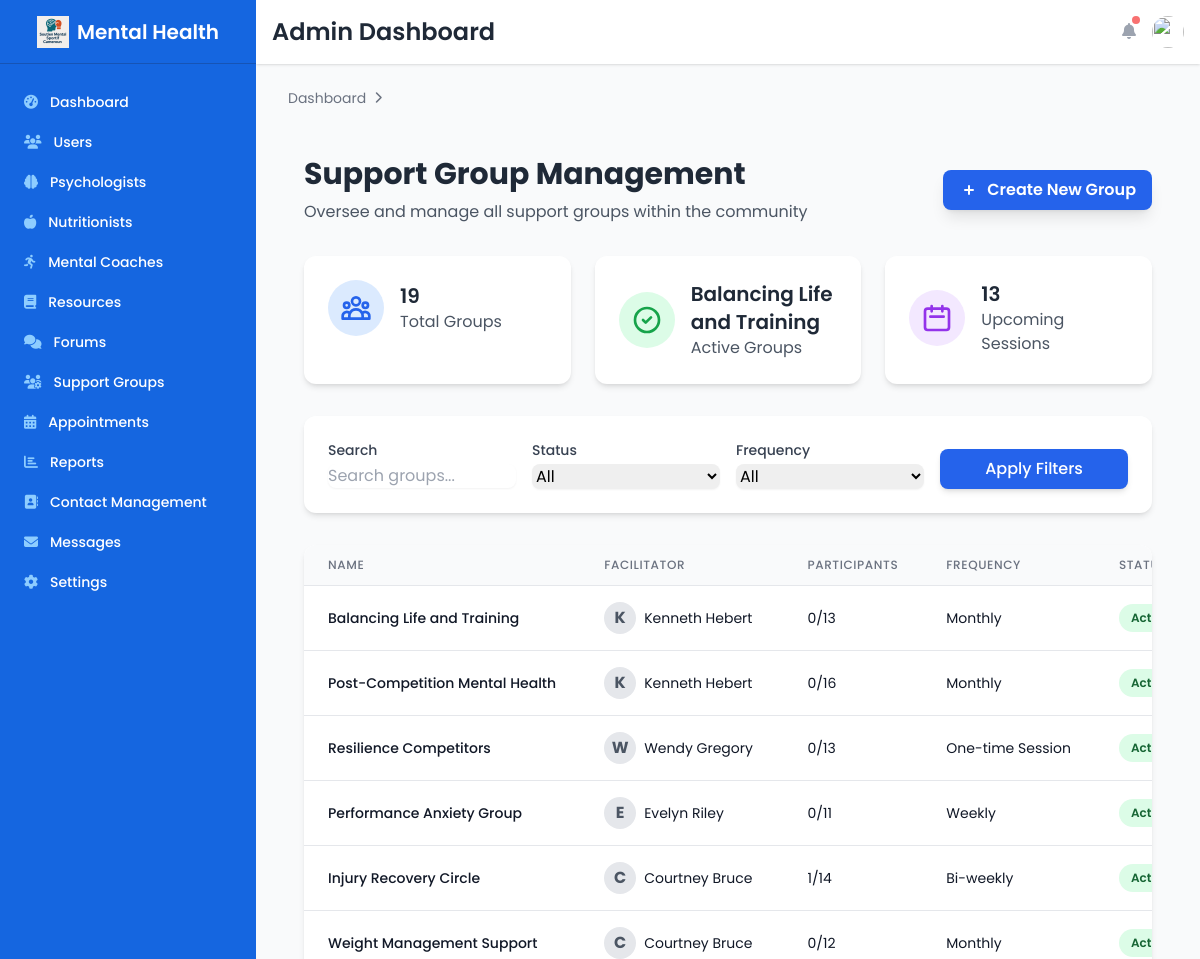
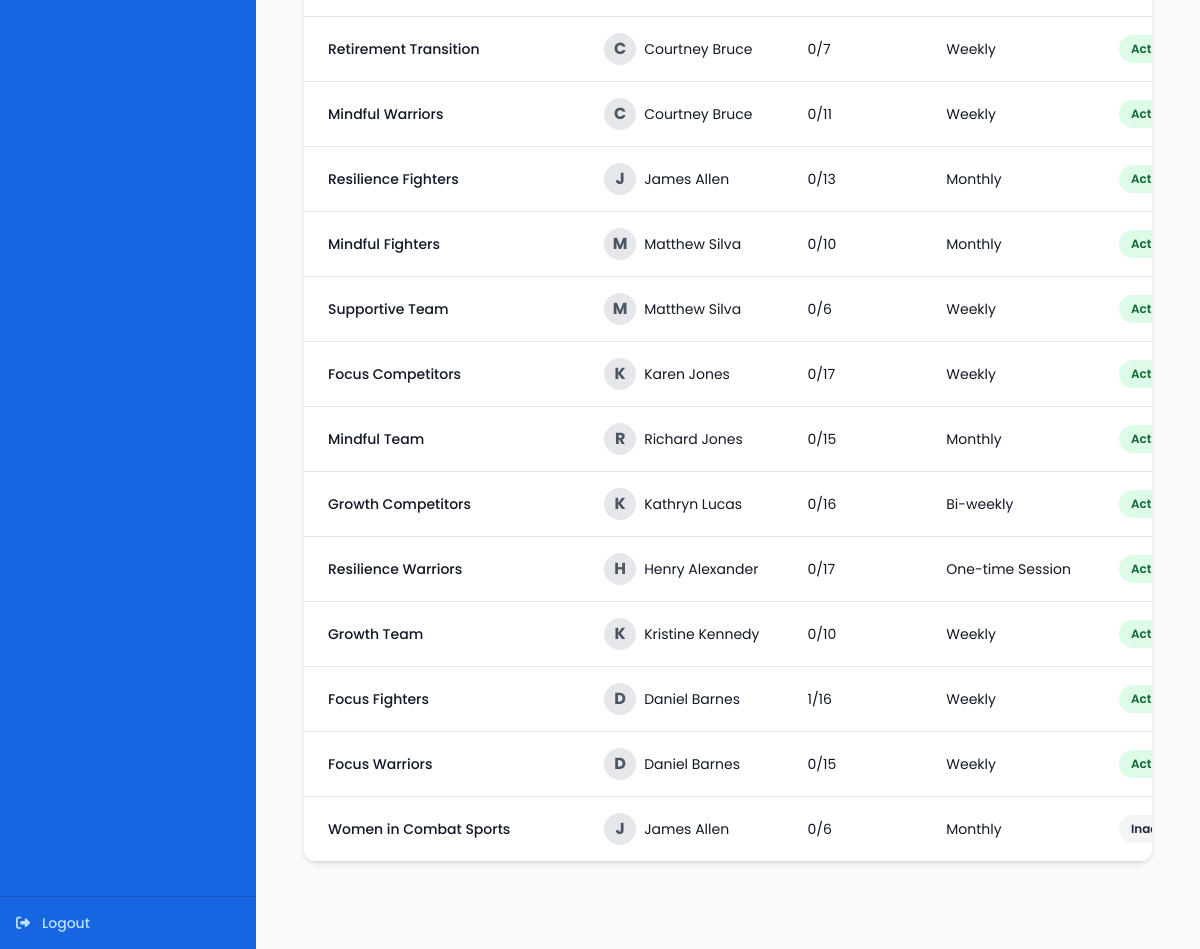
/community/admin/support-groups/ (signed in), run on the app's committed database (2 pictures, top to bottom).
### backend/models.py (models this page shows, shortened)
class SupportGroup(models.Model):
    FREQUENCY_CHOICES = (
        ('one-time', 'One-time Session'),
        ('weekly', 'Weekly'),
        ('biweekly', 'Bi-weekly'),
        ('monthly', 'Monthly'),
    )
    name = models.CharField(max_length=100)
    description = models.TextField()
    facilitator = models.ForeignKey(settings.AUTH_USER_MODEL, on_delete=models.CASCADE, related_name='facilitated_groups')
    max_participants = models.PositiveIntegerField(default=10)
    frequency = models.CharField(max_length=20, choices=FREQUENCY_CHOICES)
    meeting_link = models.URLField(blank=True, null=True)
    meeting_password = models.CharField(max_length=50, blank=True, null=True)
    is_active = models.BooleanField(default=True)
    created_at = models.DateTimeField(auto_now_add=True)
    updated_at = models.DateTimeField(auto_now=True)
    notes = models.TextField(blank=True, null=True, help_text="Additional notes about the participant")
    def __str__(self):
        return self.name

class User(AbstractUser):
    USER_TYPE_CHOICES = (
        ('athlete', 'Athlete'),
        ('psychologist', 'Psychologist'),
        ('coach', 'Mental Coach'),
        ('nutritionist', 'Nutritionist'),
        ('admin', 'Administrator'),
    )
    SPORT_CHOICES = (
        ('boxing', 'Boxing'),
        ('wrestling', 'Wrestling'),
        ('judo', 'Judo'),
        ('karate', 'Karate'),
        ('taekwondo', 'Taekwondo'),
        ('mma', 'Mixed Martial Arts'),
        ('other', 'Other'),
    )
    LEVEL_CHOICES = (
        ('amateur', 'Amateur'),
        ('semi-pro', 'Semi-Professional'),
        ('professional', 'Professional'),
        ('elite', 'Elite'),
    )
    ACCOUNT_STATUS_CHOICES = (
        ('pending', 'Pending Verification'),
        ('active', 'Active'),
        ('blocked', 'Blocked'),
        ('suspended', 'Temporarily Suspended'),
    )
    user_type = models.CharField(max_length=20, choices=USER_TYPE_CHOICES, default='athlete')
    sport = models.CharField(max_length=20, choices=SPORT_CHOICES, blank=True, null=True)
    level = models.CharField(max_length=20, choices=LEVEL_CHOICES, blank=True, null=True)
    qualifications = models.CharField(max_length=255, blank=True, null=True)
    years_experience = models.PositiveIntegerField(
        blank=True,
        null=True,
        validators=[MinValueValidator(0), MaxValueValidator(50)]
    )
    profile_image = models.ImageField(upload_to='profile_images/', blank=True, null=True)
    town = models.CharField(max_length=100, blank=True, null=True)
    quartier = models.CharField(max_length=100, blank=True, null=True)
    account_status = models.CharField(
        max_length=20,
        choices=ACCOUNT_STATUS_CHOICES,
        default='pending'
    )
    is_verified_professional = models.BooleanField(default=False)
    license_number = models.CharField(max_length=100, blank=True, null=True)
    certification_document = models.FileField(
        upload_to='certification_documents/',
        blank=True,
        null=True,
        help_text='Upload your professional certification or license'
    )
    cv_document = models.FileField(
        upload_to='cv_documents/',
        blank=True,
        null=True,
        help_text='Upload your professional CV or resume'
    )
    additional_documents = models.FileField(
        upload_to='additional_documents/',
        blank=True,
        null=True,
        help_text='Upload any additional supporting documents'
    )
    verification_notes = models.TextField(blank=True, null=True)
    membership_fee = models.DecimalField(
        max_digits=8,
        decimal_places=2,
        default=0.00,
        help_text='Monthly membership fee based on user type'
    )
    mobile_number = models.CharField(max_length=20, blank=True, null=True)
    last_payment_date = models.DateTimeField(blank=True, null=True)
    next_payment_due = models.DateTimeField(blank=True, null=True)
    payment_status = models.CharField(
        max_length=20,
        choices=(
            ('pending', 'Pending'),
            ('paid', 'Paid'),
            ('failed', 'Failed'),
            ('expired', 'Expired'),
        ),
        default='pending'
    )
    campay_reference = models.CharField(max_length=255, blank=True, null=True)
    campay_transaction_id = models.CharField(max_length=255, blank=True, null=True)
    campay_status = models.CharField(max_length=50, blank=True, null=True)
    campay_response = models.JSONField(blank=True, null=True)
    payment_receipt = models.FileField(
        upload_to='receipts/',
        blank=True,
        null=True,
        help_text='PDF receipt for membership payment'
    )
    terms_accepted = models.BooleanField(default=False)
    social_provider = models.CharField(max_length=20, blank=True, null=True)
    social_uid = models.CharField(max_length=200, blank=True, null=True)
    date_verified = models.DateTimeField(blank=True, null=True)

### backend/views.py (the view)
# urls.py: path('community/admin/support-groups/', views.SupportGroupAdminView.as_view(), name='support_group_admin'),
@method_decorator(staff_member_required, name='dispatch')
class SupportGroupAdminView(ListView):
    template_name = 'Dashboards/community/admin/support_group_admin.html'
    model = SupportGroup
    context_object_name = 'groups'
    def get_queryset(self):
        return SupportGroup.objects.annotate(
            participant_count=Count('participants')
        ).order_by('-is_active')

### backend/templates/Dashboards/community/admin/support_group_admin.html (shortened to what this page needs)
{% extends 'Dashboards/Layout/admin_base.html' %}
{% load static %}
{% block extra_css %}
<link rel="stylesheet" href="https://cdnjs.cloudflare.com/ajax/libs/animate.css/4.1.1/animate.min.css">
{% endblock %}
{% block content %}
<div class="container mx-auto px-4 py-8">
    <div class="flex flex-col md:flex-row justify-between items-center mb-8 animate__animated animate__fadeIn">
        <div>
            <h1 class="text-3xl font-bold text-gray-800">Support Group Management</h1>
            <p class="text-gray-600 mt-2">Oversee and manage all support groups within the community</p>
        </div>
        <a href="{% url 'admin:backend_supportgroup_add' %}" class="mt-4 md:mt-0 bg-blue-600 hover:bg-blue-700 text-white font-semibold py-2 px-4 rounded-lg shadow-lg transform transition hover:scale-105 flex items-center">
            <svg xmlns="http://www.w3.org/2000/svg" class="h-5 w-5 mr-2" viewBox="0 0 20 20" fill="currentColor">
                <path fill-rule="evenodd" d="M10 5a1 1 0 011 1v3h3a1 1 0 110 2h-3v3a1 1 0 11-2 0v-3H6a1 1 0 110-2h3V6a1 1 0 011-1z" clip-rule="evenodd" />
            </svg>
            Create New Group
        </a>
    </div>
    <div class="grid grid-cols-1 md:grid-cols-3 gap-6 mb-8">
        <div class="bg-white rounded-xl shadow-md p-6 transform transition duration-300 hover:shadow-xl hover:-translate-y-1">
            <div class="flex items-center">
                <div class="bg-blue-100 p-3 rounded-full">
                </div>
                <div class="ml-4">
                    <h2 class="text-xl font-semibold text-gray-800">{{ groups.count }}</h2>
                    <p class="text-gray-600">Total Groups</p>
                </div>
            </div>
        </div>
        <div class="bg-white rounded-xl shadow-md p-6 transform transition duration-300 hover:shadow-xl hover:-translate-y-1">
            <div class="flex items-center">
                <div class="bg-green-100 p-3 rounded-full">
                    <svg xmlns="http://www.w3.org/2000/svg" class="h-8 w-8 text-green-600" fill="none" viewBox="0 0 24 24" stroke="currentColor">
                        <path stroke-linecap="round" stroke-linejoin="round" stroke-width="2" d="M9 12l2 2 4-4m6 2a9 9 0 11-18 0 9 9 0 0118 0z" />
                    </svg>
                </div>
                <div class="ml-4">
                    <h2 class="text-xl font-semibold text-gray-800">{{ groups|dictsortreversed:"is_active"|first }}</h2>
                    <p class="text-gray-600">Active Groups</p>
                </div>
            </div>
        </div>
        <div class="bg-white rounded-xl shadow-md p-6 transform transition duration-300 hover:shadow-xl hover:-translate-y-1">
            <div class="flex items-center">
                <div class="bg-purple-100 p-3 rounded-full">
                    <svg xmlns="http://www.w3.org/2000/svg" class="h-8 w-8 text-purple-600" fill="none" viewBox="0 0 24 24" stroke="currentColor">
                        <path stroke-linecap="round" stroke-linejoin="round" stroke-width="2" d="M8 7V3m8 4V3m-9 8h10M5 21h14a2 2 0 002-2V7a2 2 0 00-2-2H5a2 2 0 00-2 2v12a2 2 0 002 2z" />
                    </svg>
                </div>
                <div class="ml-4">
                    <h2 class="text-xl font-semibold text-gray-800" id="upcomingSessions">--</h2>
                    <p class="text-gray-600">Upcoming Sessions</p>
                </div>
            </div>
        </div>
    </div>
    <div class="bg-white rounded-xl shadow-md p-6 mb-8 animate__animated animate__fadeIn">
        <form method="get" class="grid grid-cols-1 md:grid-cols-4 gap-4">
            <div>
                <label class="block text-sm font-medium text-gray-700 mb-1">Search</label>
                <input type="text" name="q" placeholder="Search groups..."
                    class="w-full rounded-lg border-gray-300 shadow-sm focus:border-blue-500 focus:ring focus:ring-blue-200"
                    value="{{ request.GET.q }}">
            </div>
            <div>
                <label class="block text-sm font-medium text-gray-700 mb-1">Status</label>
                <select name="status" class="w-full rounded-lg border-gray-300 shadow-sm focus:border-blue-500 focus:ring focus:ring-blue-200">
                    <option value="">All</option>
                </select>
            </div>
            <div>
                <label class="block text-sm font-medium text-gray-700 mb-1">Frequency</label>
                <select name="frequency" class="w-full rounded-lg border-gray-300 shadow-sm focus:border-blue-500 focus:ring focus:ring-blue-200">
                    <option value="">All</option>
                </select>
            </div>
            <div class="flex items-end">
                <button type="submit" class="w-full bg-blue-600 hover:bg-blue-700 text-white font-medium py-2 px-4 rounded-lg shadow-md transform transition hover:scale-105">
                    Apply Filters
                </button>
            </div>
        </form>
    </div>
    <div class="bg-white rounded-xl shadow-md overflow-hidden mb-8 animate__animated animate__fadeIn">
        <div class="overflow-x-auto">
            <table class="min-w-full divide-y divide-gray-200">
                <thead class="bg-gray-50">
                    <tr>
                        <th scope="col" class="px-6 py-3 text-left text-xs font-medium text-gray-500 uppercase tracking-wider">Name</th>
                        <th scope="col" class="px-6 py-3 text-left text-xs font-medium text-gray-500 uppercase tracking-wider">Facilitator</th>
                        <th scope="col" class="px-6 py-3 text-left text-xs font-medium text-gray-500 uppercase tracking-wider">Participants</th>
                        <th scope="col" class="px-6 py-3 text-left text-xs font-medium text-gray-500 uppercase tracking-wider">Frequency</th>
                        <th scope="col" class="px-6 py-3 text-left text-xs font-medium text-gray-500 uppercase tracking-wider">Status</th>
                    </tr>
                </thead>
                <tbody class="bg-white divide-y divide-gray-200">
                    {% for group in groups %}
                    <tr class="hover:bg-gray-50 transition duration-150">
                        <td class="px-6 py-4 whitespace-nowrap">
                            <div class="flex items-center">
                                <div class="text-sm font-medium text-gray-900">{{ group.name }}</div>
                            </div>
                        </td>
                        <td class="px-6 py-4 whitespace-nowrap">
                            <div class="flex items-center">
                                <div class="h-8 w-8 rounded-full bg-gray-200 flex items-center justify-center text-gray-600 font-bold mr-2">
                                    {{ group.facilitator.get_username|first|upper }}
                                </div>
                                <div class="text-sm text-gray-900">{{ group.facilitator.get_full_name }}</div>
                            </div>
                        </td>
                        <td class="px-6 py-4 whitespace-nowrap">
                            <div class="text-sm text-gray-900">{{ group.participant_count }}/{{ group.max_participants }}</div>
                        </td>
                        <td class="px-6 py-4 whitespace-nowrap">
                            <div class="text-sm text-gray-900">{{ group.get_frequency_display }}</div>
                        </td>
                        <td class="px-6 py-4 whitespace-nowrap">
                            {% if group.is_active %}
                            <span class="px-3 py-1 inline-flex text-xs leading-5 font-semibold rounded-full bg-green-100 text-green-800">
                                Active
                            </span>
                            {% else %}
                            <span class="px-3 py-1 inline-flex text-xs leading-5 font-semibold rounded-full bg-gray-100 text-gray-800">
                                Inactive
                            </span>
                            {% endif %}
                        </td>
                    </tr>
                    {% empty %}
                    <tr>
                        <td colspan="6" class="px-6 py-4 text-center text-gray-500">
                            No support groups found.
                        </td>
                    </tr>
                    {% endfor %}
                </tbody>
            </table>
        </div>
    </div>
</div>
{% endblock %}

### data on the page
SupportGroup: is_active+name "Balancing Life and Training", name "Balancing Life and Training", facilitator.get_username|first "K", facilitator.get_full_name "Kenneth Hebert", participant_count "0", max_participants "13", frequency "Monthly", shows "Active"
SupportGroup: name "Post-Competition Mental Health", facilitator.get_username|first "K", facilitator.get_full_name "Kenneth Hebert", participant_count "0", max_participants "16", frequency "Monthly", shows "Active"
SupportGroup: name "Resilience Competitors", facilitator.get_username|first "W", facilitator.get_full_name "Wendy Gregory", participant_count "0", max_participants "13", frequency "One-time Session", shows "Active"
SupportGroup: name "Performance Anxiety Group", facilitator.get_username|first "E", facilitator.get_full_name "Evelyn Riley", participant_count "0", max_participants "11", frequency "Weekly", shows "Active"
SupportGroup: name "Injury Recovery Circle", facilitator.get_username|first "C", facilitator.get_full_name "Courtney Bruce", participant_count "1", max_participants "14", frequency "Bi-weekly", shows "Active"
SupportGroup: name "Weight Management Support", facilitator.get_username|first "C", facilitator.get_full_name "Courtney Bruce", participant_count "0", max_participants "12", frequency "Monthly", shows "Active"
SupportGroup: name "Retirement Transition", facilitator.get_username|first "C", facilitator.get_full_name "Courtney Bruce", participant_count "0", max_participants "7", frequency "Weekly", shows "Active"
SupportGroup: name "Mindful Warriors", facilitator.get_username|first "C", facilitator.get_full_name "Courtney Bruce", participant_count "0", max_participants "11", frequency "Weekly", shows "Active"
SupportGroup: name "Resilience Fighters", facilitator.get_username|first "J", facilitator.get_full_name "James Allen", participant_count "0", max_participants "13", frequency "Monthly", shows "Active"
SupportGroup: name "Mindful Fighters", facilitator.get_username|first "M", facilitator.get_full_name "Matthew Silva", participant_count "0", max_participants "10", frequency "Monthly", shows "Active"
SupportGroup: name "Supportive Team", facilitator.get_username|first "M", facilitator.get_full_name "Matthew Silva", participant_count "0", max_participants "6", frequency "Weekly", shows "Active"
SupportGroup: name "Focus Competitors", facilitator.get_username|first "K", facilitator.get_full_name "Karen Jones", participant_count "0", max_participants "17", frequency "Weekly", shows "Active"
SupportGroup: name "Mindful Team", facilitator.get_username|first "R", facilitator.get_full_name "Richard Jones", participant_count "0", max_participants "15", frequency "Monthly", shows "Active"
SupportGroup: name "Growth Competitors", facilitator.get_username|first "K", facilitator.get_full_name "Kathryn Lucas", participant_count "0", max_participants "16", frequency "Bi-weekly", shows "Active"
SupportGroup: name "Resilience Warriors", facilitator.get_username|first "H", facilitator.get_full_name "Henry Alexander", participant_count "0", max_participants "17", frequency "One-time Session", shows "Active"
SupportGroup: name "Growth Team", facilitator.get_username|first "K", facilitator.get_full_name "Kristine Kennedy", participant_count "0", max_participants "10", frequency "Weekly", shows "Active"
SupportGroup: name "Focus Fighters", facilitator.get_username|first "D", facilitator.get_full_name "Daniel Barnes", participant_count "1", max_participants "16", frequency "Weekly", shows "Active"
SupportGroup: name "Focus Warriors", facilitator.get_username|first "D", facilitator.get_full_name "Daniel Barnes", participant_count "0", max_participants "15", frequency "Weekly", shows "Active"
SupportGroup: name "Women in Combat Sports", facilitator.get_username|first "J", facilitator.get_full_name "James Allen", participant_count "0", max_participants "6", frequency "Monthly", shows "Inactive"

### other printed values
{{ groups.count }} "19"
